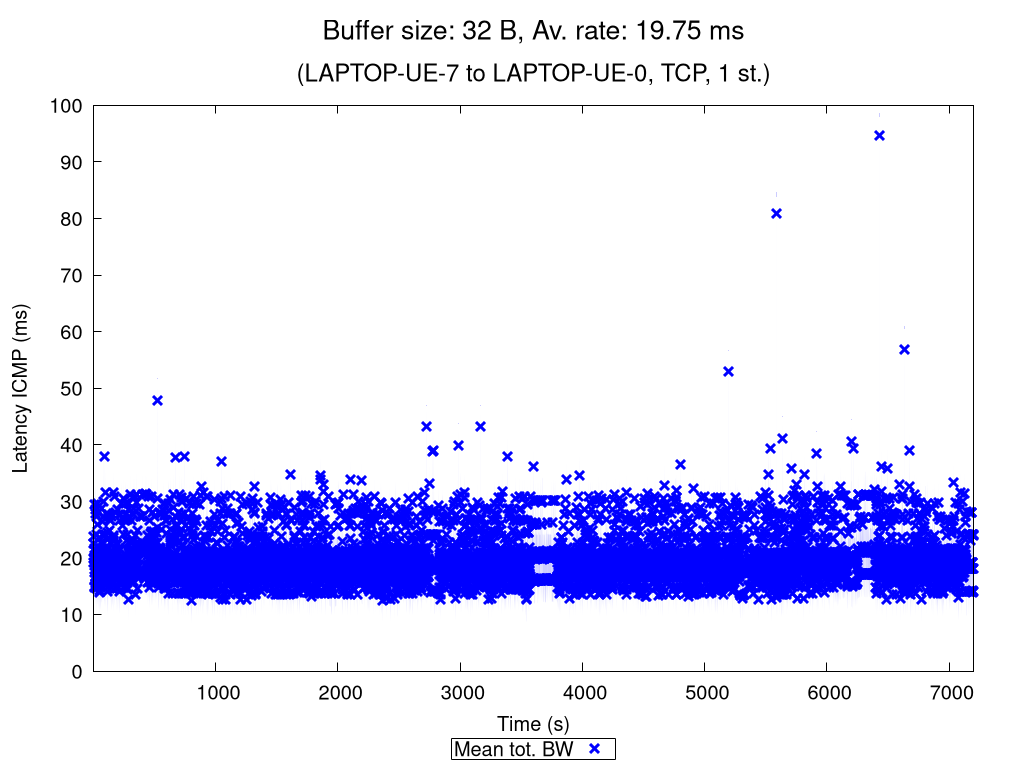

gnuplot code for this plot:
set terminal pngcairo nocrop enhanced size 1024,768 font "Verdana,15"
set output "TCP_1_st_2020_11_06_01-45-06_two2one_00032B.png"

set title "{/=20 Buffer size: 32 B, Av. rate: 19.75 ms}\n\n{/=18 (LAPTOP-UE-7 to LAPTOP-UE-0, TCP, 1 st.)}"

set xlabel "Time (s)"
set ylabel "Latency ICMP (ms)"
set ytics nomirror
set key bmargin center horizontal box samplen 1 width -1
set bmargin 4.6
set rmargin 4.5

rf = 1.0  # rate factor
set style fill transparent solid 0.2 noborder
set autoscale xfix
plot "TCP_1_st_2020_11_06_01-45-06_two2one_00032B_iperf_processed.dat" using 1:($2/rf-$3/rf):($2/rf+$3/rf) with filledcurves lc rgb "blue" notitle, \
     "" using 1:($2/rf) with points pt 2 ps 1.5 lw 3 lc rgb "blue" title "Mean tot. BW", \
